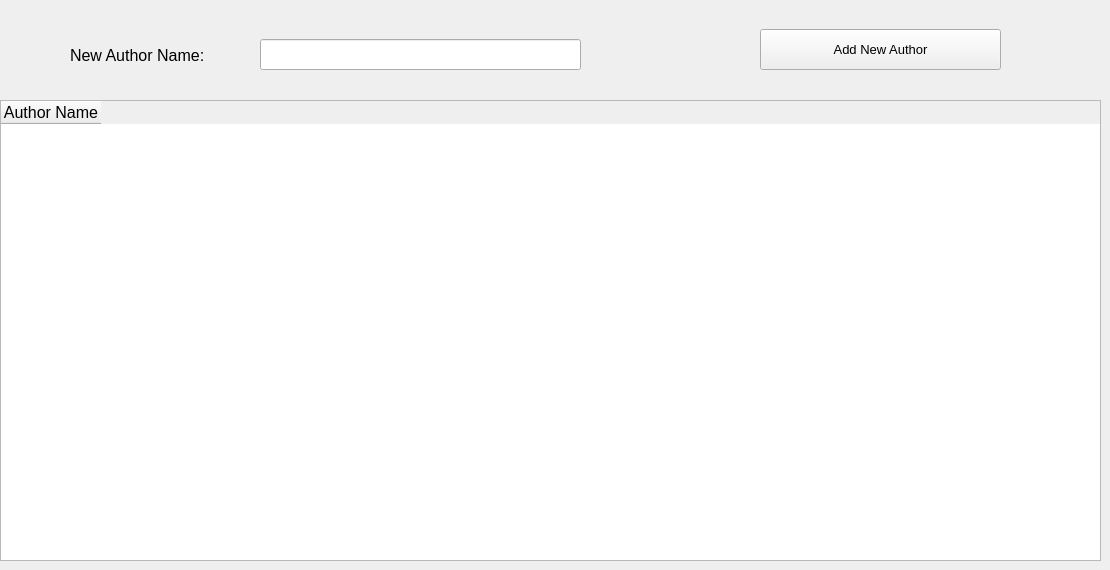
      <widget class="QWidget" name="tab_8">
       <attribute name="title">
        <string>Author</string>
       </attribute>
       <widget class="QLineEdit" name="lineEdit_20">
        <property name="geometry">
         <rect>
          <x>260</x>
          <y>39</y>
          <width>321</width>
          <height>31</height>
         </rect>
        </property>
       </widget>
       <widget class="QPushButton" name="pushButton_15">
        <property name="geometry">
         <rect>
          <x>760</x>
          <y>29</y>
          <width>241</width>
          <height>41</height>
         </rect>
        </property>
        <property name="font">
         <font>
          <pointsize>10</pointsize>
         </font>
        </property>
        <property name="text">
         <string>Add New Author</string>
        </property>
       </widget>
       <widget class="QLabel" name="label_30">
        <property name="geometry">
         <rect>
          <x>70</x>
          <y>40</y>
          <width>185</width>
          <height>30</height>
         </rect>
        </property>
        <property name="font">
         <font>
          <family>Segoe UI</family>
          <pointsize>12</pointsize>
         </font>
        </property>
        <property name="text">
         <string>New Author Name:</string>
        </property>
       </widget>
       <widget class="QTableWidget" name="tableWidget_3">
        <property name="geometry">
         <rect>
          <x>0</x>
          <y>100</y>
          <width>1101</width>
          <height>461</height>
         </rect>
        </property>
        <property name="font">
         <font>
          <pointsize>12</pointsize>
         </font>
        </property>
        <column>
         <property name="text">
          <string>Author Name</string>
         </property>
        </column>
       </widget>
      </widget>
